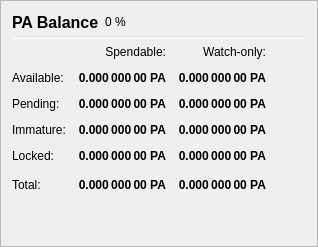
                   <widget class="QFrame" name="frame_Balances">
                    <property name="frameShape">
                     <enum>QFrame::StyledPanel</enum>
                    </property>
                    <property name="frameShadow">
                     <enum>QFrame::Raised</enum>
                    </property>
                    <layout class="QVBoxLayout" name="verticalLayout_4">
                     <item>
                      <layout class="QHBoxLayout" name="horizontalLayout_4">
                       <item>
                        <widget class="QLabel" name="label_5">
                         <property name="minimumSize">
                          <size>
                           <width>0</width>
                           <height>20</height>
                          </size>
                         </property>
                         <property name="font">
                          <font>
                           <pointsize>12</pointsize>
                           <weight>75</weight>
                           <bold>true</bold>
                          </font>
                         </property>
                         <property name="text">
                          <string>PA Balance</string>
                         </property>
                        </widget>
                       </item>
                       <item>
                        <widget class="QLabel" name="labelPAPercent">
                         <property name="text">
                          <string notr="true">0 %</string>
                         </property>
                        </widget>
                       </item>
                       <item>
                        <spacer name="horizontalSpacer_3">
                         <property name="orientation">
                          <enum>Qt::Horizontal</enum>
                         </property>
                         <property name="sizeHint" stdset="0">
                          <size>
                           <width>40</width>
                           <height>20</height>
                          </size>
                         </property>
                        </spacer>
                       </item>
                      </layout>
                     </item>
                     <item>
                      <widget class="Line" name="line_Balance">
                       <property name="minimumSize">
                        <size>
                         <width>0</width>
                         <height>1</height>
                        </size>
                       </property>
                       <property name="maximumSize">
                        <size>
                         <width>16777215</width>
                         <height>1</height>
                        </size>
                       </property>
                       <property name="orientation">
                        <enum>Qt::Horizontal</enum>
                       </property>
                      </widget>
                     </item>
                     <item>
                      <layout class="QGridLayout" name="gridLayout">
                       <property name="spacing">
                        <number>12</number>
                       </property>
                       <item row="0" column="1">
                        <widget class="QLabel" name="labelSpendable">
                         <property name="text">
                          <string>Spendable:</string>
                         </property>
                         <property name="alignment">
                          <set>Qt::AlignRight|Qt::AlignTrailing|Qt::AlignVCenter</set>
                         </property>
                        </widget>
                       </item>
                       <item row="0" column="2">
                        <widget class="QLabel" name="labelWatchonly">
                         <property name="text">
                          <string>Watch-only:</string>
                         </property>
                         <property name="alignment">
                          <set>Qt::AlignRight|Qt::AlignTrailing|Qt::AlignVCenter</set>
                         </property>
                        </widget>
                       </item>
                       <item row="1" column="0">
                        <widget class="QLabel" name="labelBalanceText">
                         <property name="text">
                          <string>Available:</string>
                         </property>
                        </widget>
                       </item>
                       <item row="1" column="1">
                        <widget class="QLabel" name="labelBalance">
                         <property name="font">
                          <font>
                           <weight>75</weight>
                           <bold>true</bold>
                          </font>
                         </property>
                         <property name="cursor">
                          <cursorShape>IBeamCursor</cursorShape>
                         </property>
                         <property name="toolTip">
                          <string>Your current spendable balance</string>
                         </property>
                         <property name="text">
                          <string notr="true">0.000 000 00 PA</string>
                         </property>
                         <property name="alignment">
                          <set>Qt::AlignRight|Qt::AlignTrailing|Qt::AlignVCenter</set>
                         </property>
                         <property name="textInteractionFlags">
                          <set>Qt::LinksAccessibleByMouse|Qt::TextSelectableByKeyboard|Qt::TextSelectableByMouse</set>
                         </property>
                        </widget>
                       </item>
                       <item row="1" column="2">
                        <widget class="QLabel" name="labelWatchAvailable">
                         <property name="font">
                          <font>
                           <weight>75</weight>
                           <bold>true</bold>
                          </font>
                         </property>
                         <property name="cursor">
                          <cursorShape>IBeamCursor</cursorShape>
                         </property>
                         <property name="toolTip">
                          <string>Your current balance in watch-only addresses</string>
                         </property>
                         <property name="text">
                          <string notr="true">0.000 000 00 PA</string>
                         </property>
                         <property name="alignment">
                          <set>Qt::AlignRight|Qt::AlignTrailing|Qt::AlignVCenter</set>
                         </property>
                         <property name="textInteractionFlags">
                          <set>Qt::LinksAccessibleByMouse|Qt::TextSelectableByKeyboard|Qt::TextSelectableByMouse</set>
                         </property>
                        </widget>
                       </item>
                       <item row="2" column="0">
                        <widget class="QLabel" name="labelPendingText">
                         <property name="text">
                          <string>Pending:</string>
                         </property>
                        </widget>
                       </item>
                       <item row="2" column="1">
                        <widget class="QLabel" name="labelUnconfirmed">
                         <property name="font">
                          <font>
                           <weight>75</weight>
                           <bold>true</bold>
                          </font>
                         </property>
                         <property name="cursor">
                          <cursorShape>IBeamCursor</cursorShape>
                         </property>
                         <property name="toolTip">
                          <string>Total of transactions that have yet to be confirmed, and do not yet count toward the spendable balance</string>
                         </property>
                         <property name="text">
                          <string notr="true">0.000 000 00 PA</string>
                         </property>
                         <property name="alignment">
                          <set>Qt::AlignRight|Qt::AlignTrailing|Qt::AlignVCenter</set>
                         </property>
                         <property name="textInteractionFlags">
                          <set>Qt::LinksAccessibleByMouse|Qt::TextSelectableByKeyboard|Qt::TextSelectableByMouse</set>
                         </property>
                        </widget>
                       </item>
                       <item row="2" column="2">
                        <widget class="QLabel" name="labelWatchPending">
                         <property name="font">
                          <font>
                           <weight>75</weight>
                           <bold>true</bold>
                          </font>
                         </property>
                         <property name="cursor">
                          <cursorShape>IBeamCursor</cursorShape>
                         </property>
                         <property name="toolTip">
                          <string>Unconfirmed transactions to watch-only addresses</string>
                         </property>
                         <property name="text">
                          <string notr="true">0.000 000 00 PA</string>
                         </property>
                         <property name="alignment">
                          <set>Qt::AlignRight|Qt::AlignTrailing|Qt::AlignVCenter</set>
                         </property>
                         <property name="textInteractionFlags">
                          <set>Qt::LinksAccessibleByMouse|Qt::TextSelectableByKeyboard|Qt::TextSelectableByMouse</set>
                         </property>
                        </widget>
                       </item>
                       <item row="3" column="0">
                        <widget class="QLabel" name="labelImmatureText">
                         <property name="text">
                          <string>Immature:</string>
                         </property>
                        </widget>
                       </item>
                       <item row="3" column="1">
                        <widget class="QLabel" name="labelImmature">
                         <property name="font">
                          <font>
                           <weight>75</weight>
                           <bold>true</bold>
                          </font>
                         </property>
                         <property name="cursor">
                          <cursorShape>IBeamCursor</cursorShape>
                         </property>
                         <property name="toolTip">
                          <string>Staked or masternode rewards that has not yet matured</string>
                         </property>
                         <property name="text">
                          <string notr="true">0.000 000 00 PA</string>
                         </property>
                         <property name="alignment">
                          <set>Qt::AlignRight|Qt::AlignTrailing|Qt::AlignVCenter</set>
                         </property>
                         <property name="textInteractionFlags">
                          <set>Qt::LinksAccessibleByMouse|Qt::TextSelectableByKeyboard|Qt::TextSelectableByMouse</set>
                         </property>
                        </widget>
                       </item>
                       <item row="3" column="2">
                        <widget class="QLabel" name="labelWatchImmature">
                         <property name="font">
                          <font>
                           <weight>75</weight>
                           <bold>true</bold>
                          </font>
                         </property>
                         <property name="cursor">
                          <cursorShape>IBeamCursor</cursorShape>
                         </property>
                         <property name="toolTip">
                          <string>Staked or masternode rewards in watch-only addresses that has not yet matured</string>
                         </property>
                         <property name="text">
                          <string notr="true">0.000 000 00 PA</string>
                         </property>
                         <property name="alignment">
                          <set>Qt::AlignRight|Qt::AlignTrailing|Qt::AlignVCenter</set>
                         </property>
                         <property name="textInteractionFlags">
                          <set>Qt::LinksAccessibleByMouse|Qt::TextSelectableByKeyboard|Qt::TextSelectableByMouse</set>
                         </property>
                        </widget>
                       </item>
                       <item row="4" column="0">
                        <widget class="QLabel" name="labelLockedBalanceText">
                         <property name="toolTip">
                          <string>Locked PA or Masternode collaterals. These are excluded from zPA minting.</string>
                         </property>
                         <property name="text">
                          <string>Locked:</string>
                         </property>
                        </widget>
                       </item>
                       <item row="4" column="1">
                        <widget class="QLabel" name="labelLockedBalance">
                         <property name="font">
                          <font>
                           <weight>75</weight>
                           <bold>true</bold>
                          </font>
                         </property>
                         <property name="cursor">
                          <cursorShape>IBeamCursor</cursorShape>
                         </property>
                         <property name="toolTip">
                          <string>Locked PA or Masternode collaterals. These are excluded from zPA minting.</string>
                         </property>
                         <property name="text">
                          <string notr="true">0.000 000 00 PA</string>
                         </property>
                         <property name="alignment">
                          <set>Qt::AlignRight|Qt::AlignTrailing|Qt::AlignVCenter</set>
                         </property>
                         <property name="textInteractionFlags">
                          <set>Qt::LinksAccessibleByMouse|Qt::TextSelectableByKeyboard|Qt::TextSelectableByMouse</set>
                         </property>
                        </widget>
                       </item>
                       <item row="4" column="2">
                        <widget class="QLabel" name="labelWatchLocked">
                         <property name="font">
                          <font>
                           <weight>75</weight>
                           <bold>true</bold>
                          </font>
                         </property>
                         <property name="cursor">
                          <cursorShape>IBeamCursor</cursorShape>
                         </property>
                         <property name="toolTip">
                          <string>Current locked balance in watch-only addresses</string>
                         </property>
                         <property name="text">
                          <string notr="true">0.000 000 00 PA</string>
                         </property>
                         <property name="alignment">
                          <set>Qt::AlignRight|Qt::AlignTrailing|Qt::AlignVCenter</set>
                         </property>
                         <property name="textInteractionFlags">
                          <set>Qt::LinksAccessibleByMouse|Qt::TextSelectableByKeyboard|Qt::TextSelectableByMouse</set>
                         </property>
                        </widget>
                       </item>
                       <item row="5" column="0">
                        <widget class="QLabel" name="labelTotalText">
                         <property name="toolTip">
                          <string>Your current Polar balance, unconfirmed and immature transactions included</string>
                         </property>
                         <property name="text">
                          <string>Total:</string>
                         </property>
                        </widget>
                       </item>
                       <item row="5" column="1">
                        <widget class="QLabel" name="labelTotal">
                         <property name="font">
                          <font>
                           <weight>75</weight>
                           <bold>true</bold>
                          </font>
                         </property>
                         <property name="cursor">
                          <cursorShape>IBeamCursor</cursorShape>
                         </property>
                         <property name="toolTip">
                          <string>Your current Polar balance, unconfirmed and immature transactions included</string>
                         </property>
                         <property name="text">
                          <string notr="true">0.000 000 00 PA</string>
                         </property>
                         <property name="alignment">
                          <set>Qt::AlignRight|Qt::AlignTrailing|Qt::AlignVCenter</set>
                         </property>
                         <property name="textInteractionFlags">
                          <set>Qt::LinksAccessibleByMouse|Qt::TextSelectableByKeyboard|Qt::TextSelectableByMouse</set>
                         </property>
                        </widget>
                       </item>
                       <item row="5" column="2">
                        <widget class="QLabel" name="labelWatchTotal">
                         <property name="font">
                          <font>
                           <weight>75</weight>
                           <bold>true</bold>
                          </font>
                         </property>
                         <property name="cursor">
                          <cursorShape>IBeamCursor</cursorShape>
                         </property>
                         <property name="toolTip">
                          <string>Current total balance in watch-only addresses</string>
                         </property>
                         <property name="text">
                          <string notr="true">0.000 000 00 PA</string>
                         </property>
                         <property name="alignment">
                          <set>Qt::AlignRight|Qt::AlignTrailing|Qt::AlignVCenter</set>
                         </property>
                         <property name="textInteractionFlags">
                          <set>Qt::LinksAccessibleByMouse|Qt::TextSelectableByKeyboard|Qt::TextSelectableByMouse</set>
                         </property>
                        </widget>
                       </item>
                       <item row="5" column="3">
                        <spacer name="horizontalSpacer_9">
                         <property name="orientation">
                          <enum>Qt::Horizontal</enum>
                         </property>
                         <property name="sizeHint" stdset="0">
                          <size>
                           <width>40</width>
                           <height>20</height>
                          </size>
                         </property>
                        </spacer>
                       </item>
                      </layout>
                     </item>
                     <item>
                      <spacer name="verticalSpacer_3">
                       <property name="orientation">
                        <enum>Qt::Vertical</enum>
                       </property>
                       <property name="sizeHint" stdset="0">
                        <size>
                         <width>20</width>
                         <height>40</height>
                        </size>
                       </property>
                      </spacer>
                     </item>
                    </layout>
                   </widget>
